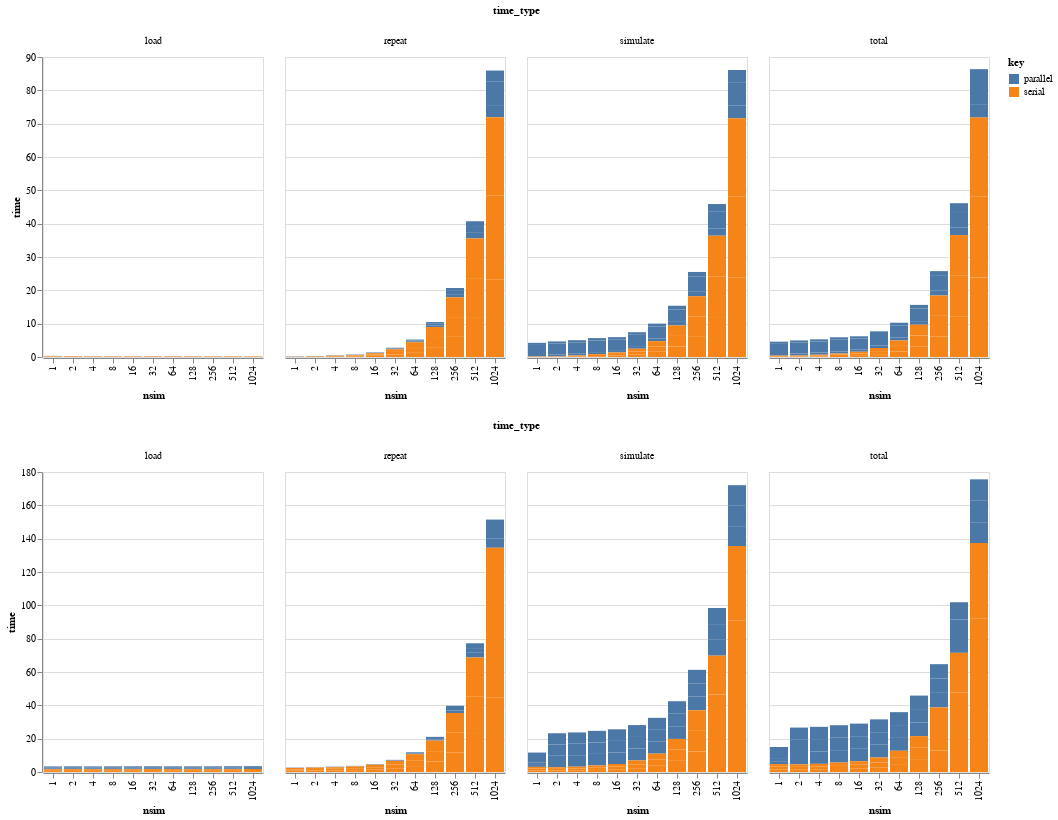

Write notebook code for a chart like this one.
### Code cell
import altair as alt
alt.renderers.enable('default')

chart1 = alt.Chart(benchmarks1).mark_bar().encode(
    alt.X('nsim:N'),
    alt.Y('time', scale=alt.Scale(type='linear')),
    color='key',
    column='time_type'
    
).interactive()

chart2 = alt.Chart(benchmarks2).mark_bar().encode(
    alt.X('nsim:N'),
    alt.Y('time', scale=alt.Scale(type='linear')),
    color='key',
    column='time_type'
    
).interactive()


chart1 & chart2

### Figure 1 — Vega-Lite specification as saved in the notebook (floating-point values rounded to 4 significant figures; data arrays with more than 128 entries replaced by an {"elided": "..."} marker saying what was removed)
{"config": {"view": {"continuousWidth": 400, "continuousHeight": 300}}, "vconcat": [{"data": {"name": "data-8914f2aa166bd8f4802ad9cfba8260ba"}, "mark": "bar", "encoding": {"color": {"type": "nominal", "field": "key"}, "column": {"type": "nominal", "field": "time_type"}, "x": {"type": "nominal", "field": "nsim"}, "y": {"type": "quantitative", "field": "time", "scale": {"type": "linear"}}}, "selection": {"selector003": {"type": "interval", "bind": "scales", "encodings": ["x", "y"]}}}, {"data": {"name": "data-aeb5b60a29d98fad24770ba6b4e08539"}, "mark": "bar", "encoding": {"color": {"type": "nominal", "field": "key"}, "column": {"type": "nominal", "field": "time_type"}, "x": {"type": "nominal", "field": "nsim"}, "y": {"type": "quantitative", "field": "time", "scale": {"type": "linear"}}}, "selection": {"selector004": {"type": "interval", "bind": "scales", "encodings": ["x", "y"]}}}], "$schema": "https://vega.github.io/schema/vega-lite/v4.0.0.json", "datasets": {"data-8914f2aa166bd8f4802ad9cfba8260ba": {"elided": "264 records"}, "data-aeb5b60a29d98fad24770ba6b4e08539": {"elided": "264 records"}}}
